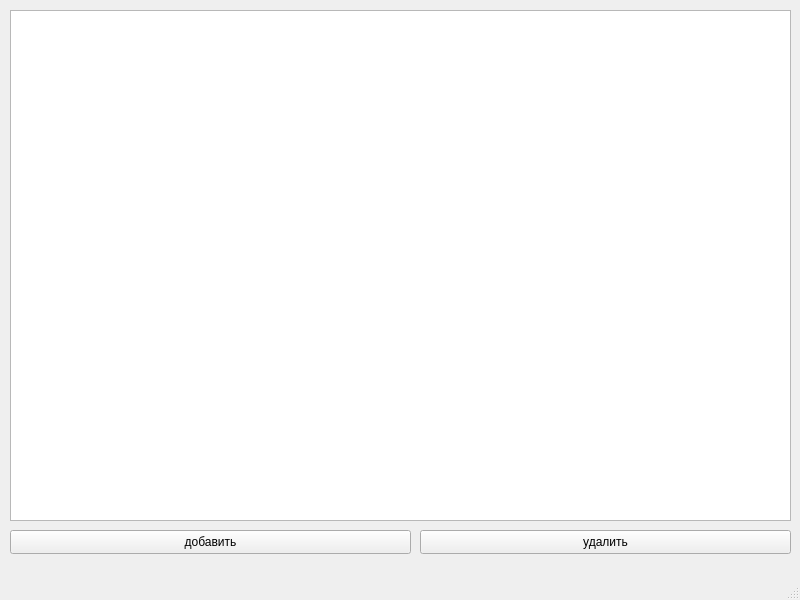
<?xml version="1.0" encoding="UTF-8"?>
<ui version="4.0">
 <class>DBWindow</class>
 <widget class="QMainWindow" name="DBWindow">
  <property name="geometry">
   <rect>
    <x>0</x>
    <y>0</y>
    <width>800</width>
    <height>600</height>
   </rect>
  </property>
  <property name="windowTitle">
   <string>MainWindow</string>
  </property>
  <widget class="QWidget" name="centralwidget">
   <widget class="QPushButton" name="addButton">
    <property name="geometry">
     <rect>
      <x>10</x>
      <y>530</y>
      <width>401</width>
      <height>24</height>
     </rect>
    </property>
    <property name="text">
     <string>добавить</string>
    </property>
   </widget>
   <widget class="QPushButton" name="removeButton_2">
    <property name="geometry">
     <rect>
      <x>420</x>
      <y>530</y>
      <width>371</width>
      <height>24</height>
     </rect>
    </property>
    <property name="text">
     <string>удалить</string>
    </property>
   </widget>
   <widget class="QTableView" name="tableView">
    <property name="geometry">
     <rect>
      <x>10</x>
      <y>10</y>
      <width>781</width>
      <height>511</height>
     </rect>
    </property>
   </widget>
  </widget>
  <widget class="QMenuBar" name="menubar">
   <property name="geometry">
    <rect>
     <x>0</x>
     <y>0</y>
     <width>800</width>
     <height>21</height>
    </rect>
   </property>
  </widget>
  <widget class="QStatusBar" name="statusbar"/>
 </widget>
 <resources/>
 <connections/>
</ui>
